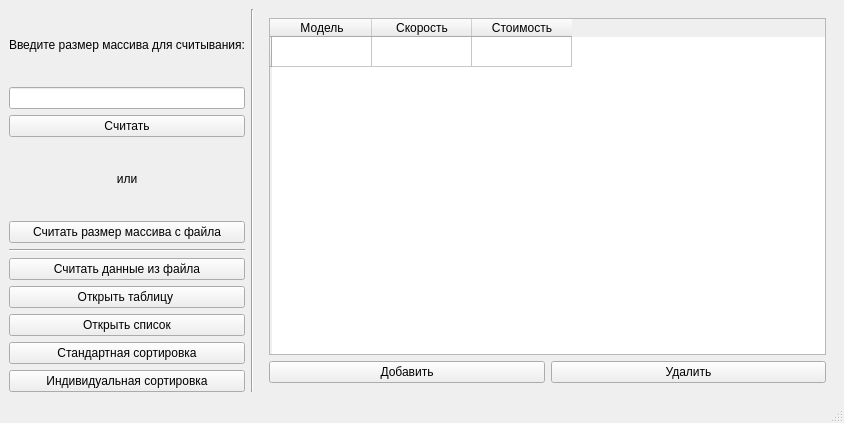
<?xml version="1.0" encoding="UTF-8"?>
<ui version="4.0">
 <class>MainWindow</class>
 <widget class="QMainWindow" name="MainWindow">
  <property name="geometry">
   <rect>
    <x>0</x>
    <y>0</y>
    <width>844</width>
    <height>423</height>
   </rect>
  </property>
  <property name="windowTitle">
   <string>MainWindow</string>
  </property>
  <widget class="QWidget" name="centralwidget">
   <layout class="QGridLayout" name="gridLayout_3">
    <item row="0" column="0">
     <layout class="QVBoxLayout" name="verticalLayout">
      <item>
       <layout class="QGridLayout" name="gridLayout">
        <item row="4" column="0">
         <widget class="QPushButton" name="FIleArrSizeButt">
          <property name="text">
           <string>Считать размер массива с файла</string>
          </property>
         </widget>
        </item>
        <item row="3" column="0">
         <widget class="QLabel" name="label_2">
          <property name="text">
           <string>&lt;html&gt;&lt;head/&gt;&lt;body&gt;&lt;p align=&quot;center&quot;&gt;или&lt;/p&gt;&lt;/body&gt;&lt;/html&gt;</string>
          </property>
         </widget>
        </item>
        <item row="0" column="0">
         <widget class="QLabel" name="label">
          <property name="text">
           <string>Введите размер массива для считывания:</string>
          </property>
         </widget>
        </item>
        <item row="2" column="0">
         <widget class="QPushButton" name="arrSizeButt">
          <property name="text">
           <string>Cчитать</string>
          </property>
         </widget>
        </item>
        <item row="1" column="0">
         <widget class="QLineEdit" name="ArrSizeLineEdit"/>
        </item>
       </layout>
      </item>
      <item>
       <widget class="Line" name="line_2">
        <property name="orientation">
         <enum>Qt::Horizontal</enum>
        </property>
       </widget>
      </item>
      <item>
       <layout class="QGridLayout" name="gridLayout_2">
        <item row="4" column="0">
         <widget class="QPushButton" name="mySortButt">
          <property name="text">
           <string>Индивидуальная сортировка</string>
          </property>
         </widget>
        </item>
        <item row="2" column="0">
         <widget class="QPushButton" name="OpenListButt">
          <property name="text">
           <string>Открыть список</string>
          </property>
         </widget>
        </item>
        <item row="1" column="0">
         <widget class="QPushButton" name="OpenTabButt">
          <property name="text">
           <string>Открыть таблицу </string>
          </property>
         </widget>
        </item>
        <item row="3" column="0">
         <widget class="QPushButton" name="defSortButt">
          <property name="text">
           <string>Стандартная сортировка</string>
          </property>
         </widget>
        </item>
        <item row="0" column="0">
         <widget class="QPushButton" name="readFileButt">
          <property name="text">
           <string>Считать данные из файла</string>
          </property>
         </widget>
        </item>
       </layout>
      </item>
     </layout>
    </item>
    <item row="0" column="1">
     <widget class="Line" name="line">
      <property name="orientation">
       <enum>Qt::Vertical</enum>
      </property>
     </widget>
    </item>
    <item row="0" column="2">
     <widget class="QStackedWidget" name="stackedWidget">
      <property name="currentIndex">
       <number>1</number>
      </property>
      <widget class="QWidget" name="page">
       <widget class="QLabel" name="imageLabel">
        <property name="geometry">
         <rect>
          <x>6</x>
          <y>10</y>
          <width>551</width>
          <height>371</height>
         </rect>
        </property>
        <property name="text">
         <string/>
        </property>
        <property name="scaledContents">
         <bool>false</bool>
        </property>
        <property name="wordWrap">
         <bool>true</bool>
        </property>
       </widget>
      </widget>
      <widget class="QWidget" name="page_3">
       <layout class="QGridLayout" name="gridLayout_6">
        <item row="1" column="0">
         <widget class="QPushButton" name="addTableElemButt">
          <property name="text">
           <string>Добавить</string>
          </property>
         </widget>
        </item>
        <item row="1" column="1">
         <widget class="QPushButton" name="delTableElemButt">
          <property name="text">
           <string>Удалить</string>
          </property>
         </widget>
        </item>
        <item row="0" column="0" colspan="2">
         <widget class="QTableWidget" name="tableWidget">
          <attribute name="horizontalHeaderCascadingSectionResizes">
           <bool>false</bool>
          </attribute>
          <row>
           <property name="text">
            <string/>
           </property>
          </row>
          <column>
           <property name="text">
            <string>Модель</string>
           </property>
           <property name="font">
            <font/>
           </property>
          </column>
          <column>
           <property name="text">
            <string>Скорость</string>
           </property>
          </column>
          <column>
           <property name="text">
            <string>Стоимость</string>
           </property>
          </column>
          <item row="0" column="0">
           <property name="text">
            <string/>
           </property>
           <property name="font">
            <font/>
           </property>
          </item>
         </widget>
        </item>
       </layout>
      </widget>
      <widget class="QWidget" name="page_4">
       <layout class="QGridLayout" name="gridLayout_7">
        <item row="0" column="0" colspan="3">
         <widget class="QListWidget" name="listWidget"/>
        </item>
        <item row="1" column="2">
         <widget class="QPushButton" name="DelListWidgButt">
          <property name="text">
           <string>Удалить</string>
          </property>
         </widget>
        </item>
        <item row="1" column="1">
         <widget class="QPushButton" name="AddListWidgButt">
          <property name="text">
           <string>Добавить</string>
          </property>
         </widget>
        </item>
       </layout>
      </widget>
      <widget class="QWidget" name="page_2"/>
      <widget class="QWidget" name="page_5">
       <layout class="QGridLayout" name="gridLayout_4">
        <item row="0" column="1">
         <widget class="QLineEdit" name="readFileLineEdit"/>
        </item>
        <item row="0" column="0">
         <widget class="QLabel" name="label_3">
          <property name="text">
           <string>Введите путь к файлу:</string>
          </property>
         </widget>
        </item>
        <item row="1" column="0" colspan="2">
         <widget class="QPushButton" name="readFileButtPath">
          <property name="text">
           <string>Считать данные из файла</string>
          </property>
         </widget>
        </item>
        <item row="3" column="0" colspan="2">
         <widget class="QLabel" name="label_4">
          <property name="text">
           <string>Считанные данные:</string>
          </property>
         </widget>
        </item>
        <item row="4" column="0" colspan="2">
         <widget class="QListView" name="FileListView"/>
        </item>
       </layout>
      </widget>
      <widget class="QWidget" name="page_6">
       <layout class="QGridLayout" name="gridLayout_5">
        <item row="3" column="0" colspan="2">
         <widget class="QLabel" name="label_6">
          <property name="text">
           <string>Текущий введенный размер массива для считывания:</string>
          </property>
         </widget>
        </item>
        <item row="1" column="1">
         <widget class="QPushButton" name="readSizeFileButt">
          <property name="text">
           <string>Считать размер файла</string>
          </property>
         </widget>
        </item>
        <item row="3" column="2" colspan="2">
         <widget class="QTextEdit" name="arrSizeTextEdit">
          <property name="readOnly">
           <bool>true</bool>
          </property>
         </widget>
        </item>
        <item row="0" column="1" colspan="3">
         <widget class="QLineEdit" name="readSizeFileLineEdit"/>
        </item>
        <item row="0" column="0">
         <widget class="QLabel" name="label_5">
          <property name="text">
           <string>Введите путь к файлу</string>
          </property>
         </widget>
        </item>
        <item row="4" column="2">
         <spacer name="verticalSpacer">
          <property name="orientation">
           <enum>Qt::Vertical</enum>
          </property>
          <property name="sizeHint" stdset="0">
           <size>
            <width>20</width>
            <height>40</height>
           </size>
          </property>
         </spacer>
        </item>
        <item row="2" column="1">
         <spacer name="verticalSpacer_2">
          <property name="orientation">
           <enum>Qt::Vertical</enum>
          </property>
          <property name="sizeHint" stdset="0">
           <size>
            <width>20</width>
            <height>40</height>
           </size>
          </property>
         </spacer>
        </item>
       </layout>
      </widget>
     </widget>
    </item>
   </layout>
  </widget>
  <widget class="QMenuBar" name="menubar">
   <property name="geometry">
    <rect>
     <x>0</x>
     <y>0</y>
     <width>844</width>
     <height>21</height>
    </rect>
   </property>
  </widget>
  <widget class="QStatusBar" name="statusbar"/>
 </widget>
 <resources/>
 <connections/>
</ui>
